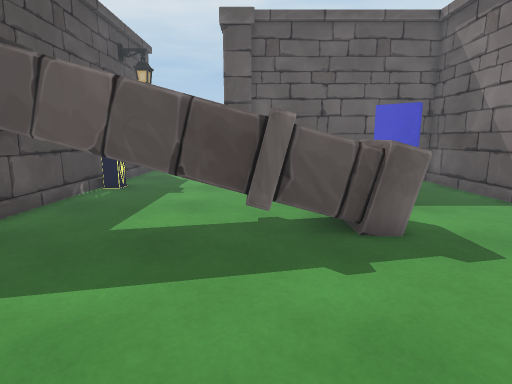
[1] (above)

12 first-person views from a walk through a 3-D level made in the Unity game engine. The camera is 1.2 m above the floor, tilts 10° down and sees 80° across. The floor is counted in squares, 0.5 m on a side. Each view is taken from the middle of a square. On the plan, view 1 faces up. The plan holds only what a view shows up to about 19 squares ahead; the rest is blank. The place goes on beyond the plan. The player character is not drawn. Door leaves are left out, so doorways stand open. Some surface patterns are stand-ins.

[2]
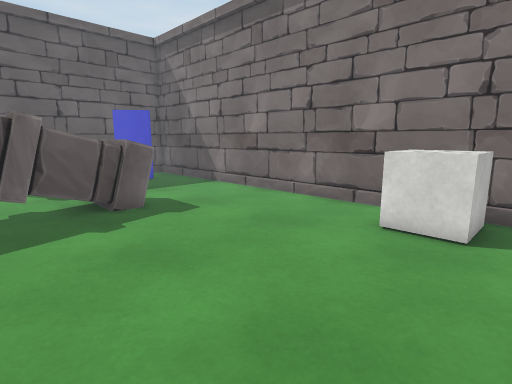

[3]
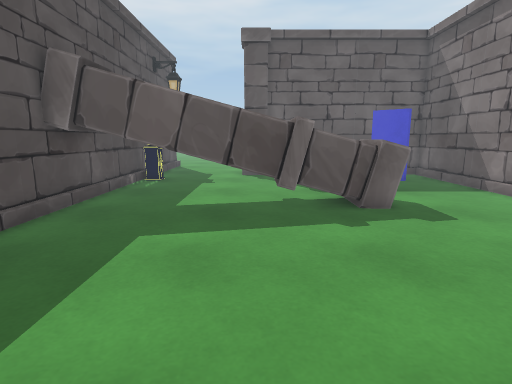

[4]
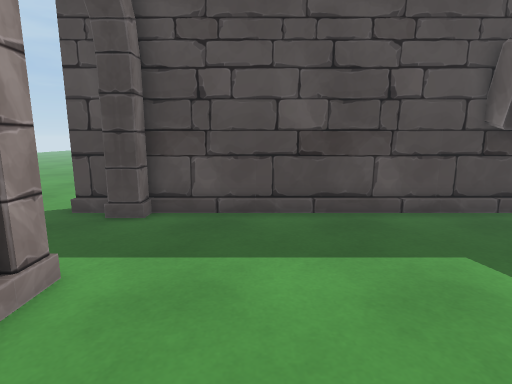

[5]
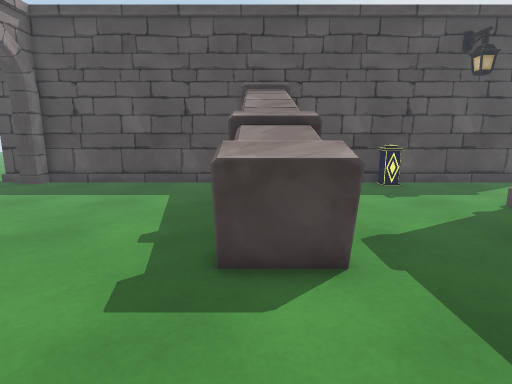

[6]
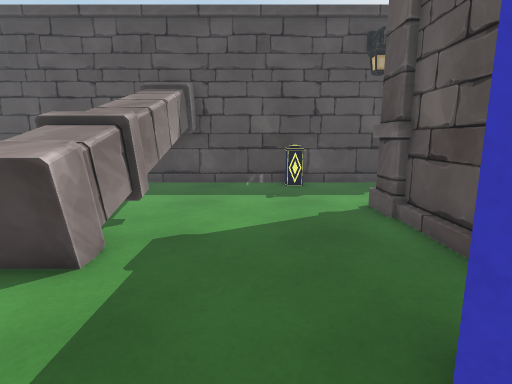

[7]
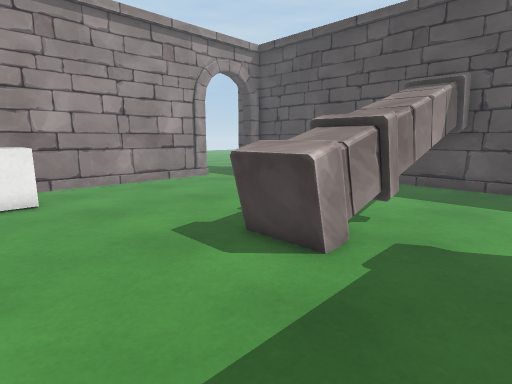

[8]
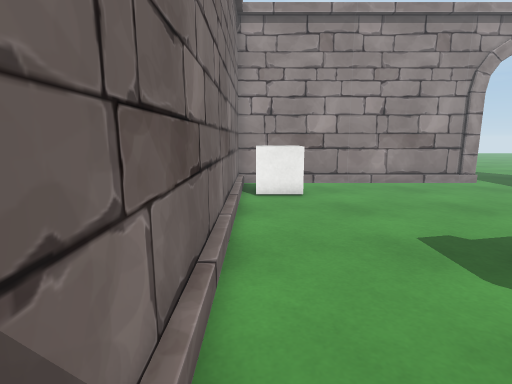

[9]
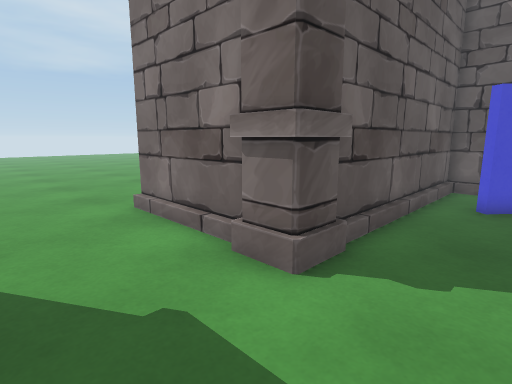

[10]
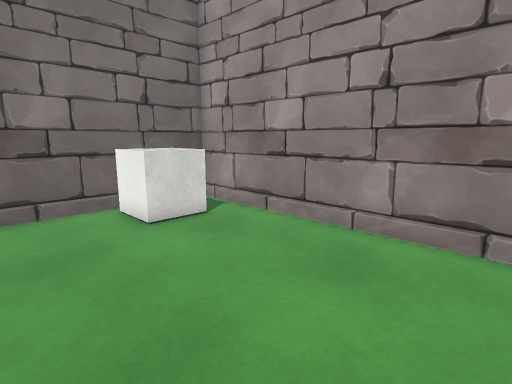

[11]
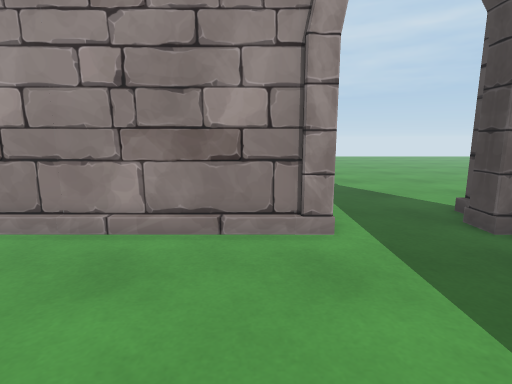

[12]
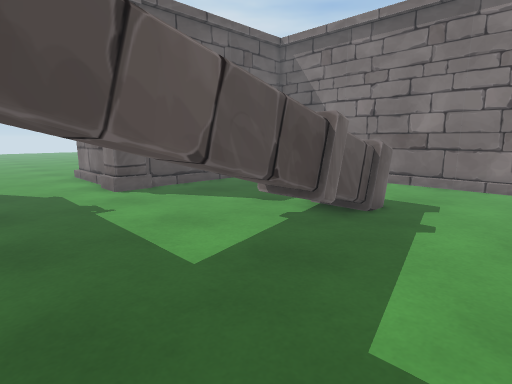

### Floor plan
Key: @ floor where view 1 was taken; # wall or solid block; x gap in a wall; . floor; D open door; O other object.
Columns run from 8 left of view 1 to 10 right of it. Each row starts with its distance up from view 1.
 22 # .....#
 21 #......#
 20 #......#
 19 #.....O#
 18 #.....O ###########
 17 #.....OOO#...####.#
 16 #.............x...#
 15 #O............##..#
 14 #..............#..#
 13 #.................#
 12 #.................#
 11 #.................#
 10 #OOOOOOOOOOOO.....#
  9 OOOOOOOOOOOOO.....#
  8 OOOOOOOOOOOOO.....#
  7 #O......OO.OO.....#
  6 #.................#
  5 #.................#
  4 #.................#
  3 #.................#
  2 #.................#
  1 #.................#
  0 #.......@......OOO#
 -1 #..............OOO#
 -2 #..............OOO#
 -3 ##................#
 -4 #DDDDD#############
 -5 ##....
 -6 #....

Positions as (right, up) in squares from view 1, and headings:
1: (0, 0), facing up
2: (-1, -3), facing up-right
3: (-1, -3), facing up
4: (2, 0), facing left
5: (9, 8), facing left
6: (9, 13), facing left
7: (9, 13), facing down-left
8: (9, 13), facing down
9: (-6, 14), facing up-right
10: (-1, 4), facing down-right
11: (-1, 4), facing down
12: (-7, 3), facing up-right
